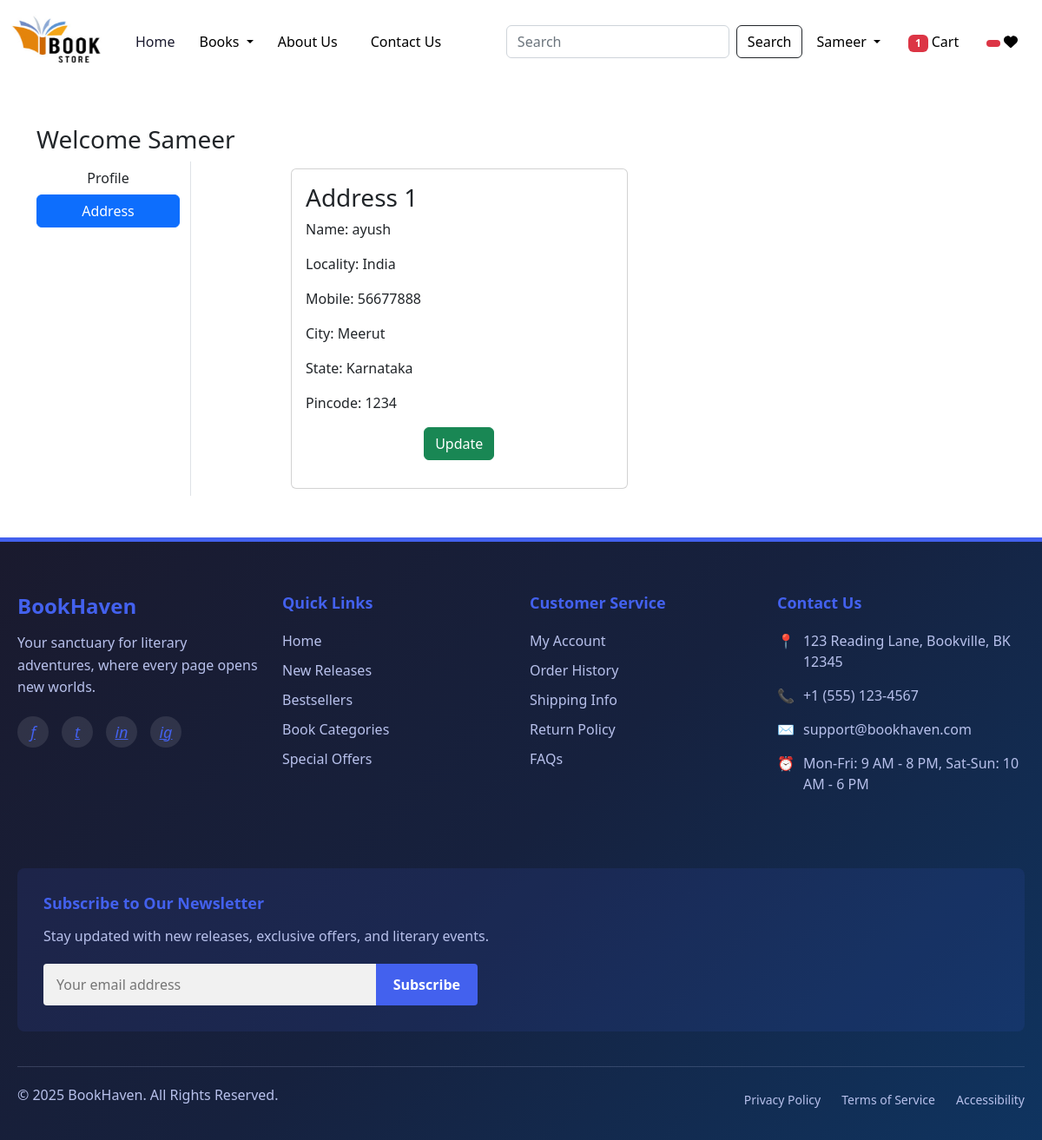
Page /address/ (signed in) on the committed database.
### app/models.py (models this page shows, shortened)
class Customer(models.Model):
    user = models.ForeignKey(User,on_delete=models.CASCADE)
    name = models.CharField(max_length=200)
    locality = models.CharField(max_length=200)
    city = models.CharField(max_length=50)
    mobile = models.IntegerField(default=0)
    zipcode = models.IntegerField()
    state = models.CharField(choices=STATE_CHOICES,max_length=100)

### app/views.py (the view)
# urls.py: path('address/', views.address, name='address'),
@login_required
def address(request):
    add = Customer.objects.filter(user=request.user)
    totalitem = 0
    wishitem=0
    if request.user.is_authenticated:
        totalitem = len(Cart.objects.filter(user=request.user))
        wishitem = len(Wishlist.objects.filter(user=request.user))
    return render(request, 'app/address.html',locals())

### app/templates/app/address.html (shortened to what this page needs)
{% extends 'app/base.html' %}
{% load static %}
{% block main-content %}
<div class="container my-5">
    <div class="row">
     <h3>Welcome <span class="text-capitalize">{{request.user}}</span></h3>
        <div class="col-sm-2 border-end">
            <ul class="list-unstyled">
            <li class="d-grid"><a href="{% url 'profile' %}" class="btn ">Profile</a></li>
            <li class="d-grid"><a href="{% url 'address' %}" class="btn btn-primary">Address</a></li>
            </ul>
        </div>
        <div class="col-sm-9 offset-sm-1">
            <div class="row">
                {% for ad in add %}
                <div class="col-sm-6">
                    <div class="card m-2">
                     <div class="card-body">
                      <h3>Address {{forloop.counter}}</h3>
                      <p>Name: {{ad.name}}</p>
                      <p>Locality: {{ad.locality}}</p>
                      <p>Mobile: {{ad.mobile}}</p>
                      <p>City: {{ad.city}}</p>
                      <p>State: {{ad.state}}</p>
                      <p>Pincode: {{ad.zipcode}}</p>
                      <p class="text-center"><a href="{% url 'updateAddress' pk=ad.id %}" type="button" class="btn btn-success">Update</a></p>
                     </div>
                    </div>
                </div>
                {% endfor %}
            </div>
        </div>
    </div>
</div>
{% endblock main-content %}

### app/templates/app/base.html (shortened to what this page needs)
<!DOCTYPE html>
{% load static %}
<html lang="en">
<head>
    <link href="https://cdn.jsdelivr.net/npm/bootstrap@5.2.2/dist/css/bootstrap.min.css" rel="stylesheet">
    <link rel="stylesheet" href="{% static 'app/css/owl.carousel.min.css' %}" />
    <link rel="stylesheet" href="{% static 'app/css/all.min.css' %}" />
    <link rel="stylesheet" href="{% static 'app/css/style.css' %}" />
</head>
<body>
  <nav class="navbar navbar-expand-lg navbar-dark" style="background-color: white;">
        <div class="container-fluid">
          <a class="navbar-brand" href="#">
            <img src="{% static "app/images/banner/xyz.png" %}" width="120" height="70" />
          </a>
          <div class="collapse navbar-collapse" id="navbarSupportedContent">
            <ul class="navbar-nav me-auto mb-2 mb-lg-0">
              <li class="nav-item" style="border-right: 2px solid white; padding-right: 10px; margin-right: 10px rounded;">
                <a class="nav-link active " aria-current="page" href="/" style="color: #1a1a2e;">Home</a>
              </li>
              <li class="nav-item dropdown" style="border-right: 2px solid white; padding-right: 10px; margin-right: 10px rounded;">
                <a class="nav-link dropdown-toggle" href="#" role="button" data-bs-toggle="dropdown" aria-expanded="false" style="color: black;"  >
                  Books
                </a>
              </li>
              <li class="nav-item" style="border-right: 2px solid white; padding-right: 10px; margin-right: 10px;">
                <a class="nav-link" href="{% url 'about' %}" style="color: black;">About Us</a>
              </li>
              <li class="nav-item">
                <a class="nav-link" href="{% url 'contact' %}" style="color: black;">Contact Us</a>
              </li>
            </ul>
            <form class="d-flex" role="search" action="/search">
              <input class="form-control me-2" type="search" placeholder="Search" name="search"  aria-label="Search">
              <button class="btn btn-outline-dark" type="submit" style="color: black;">Search</button>
            </form>
          </div>
          <ul class="navbar-nav me-auto mb-2 mb-lg-0 rounded">
            <li class="nav-item dropdown mx-2">
              {% if user.is_authenticated %}
              <a class="nav-link dropdown-toggle" id="profileDropdown" role="button" data-bs-toggle="dropdown" aria-expanded="false" style="color: black;">
                {{ user.username }}
              </a>
                {% endif %}
            </li>
            <li class="nav-item mx-2">
              <a href="{% url 'showcart' %}" class="nav-link" style="color: black;">
                <span class="badge bg-danger">
                  {% if totalitem > 0 %} {{ totalitem }} {% endif %}
                </span>
                Cart
              </a>
            </li>
            <li class="nav-item mx-2">
              <a href="{% url 'showwishlist' %}" class="nav-link text-white">
                <span class="badge bg-danger">
                </span>
                <i class="fa fa-heart" style="color: black;"></i>
              </a>
            </li>
          </ul>
        </div>
      </nav>
      {% block main-content %}{% endblock main-content %}
      <footer style="background: linear-gradient(135deg, #1a1a2e 0%, #16213e 50%, #0f3460 100%); color: #f1f1f1; padding: 60px 0 30px; font-family: 'Segoe UI', Tahoma, Geneva, Verdana, sans-serif; border-top: 5px solid #4361ee;">
        <div style="max-width: 1200px; margin: 0 auto; padding: 0 20px;">
          <div style="display: flex; flex-wrap: wrap; justify-content: space-between; margin-bottom: 40px;">
            <div style="flex: 1; min-width: 240px; margin-bottom: 30px; padding-right: 20px;">
              <h3 style="color: #4361ee; font-size: 24px; margin-bottom: 15px; font-weight: 700;">BookHaven</h3>
              <p style="line-height: 1.6; color: #b8c1ec; margin-bottom: 20px;">Your sanctuary for literary adventures, where every page opens new worlds.</p>
              <div style="display: flex; gap: 15px;">
                <a href="#" style="color: #4361ee; display: inline-block; width: 36px; height: 36px; line-height: 36px; text-align: center; border-radius: 50%; background-color: rgba(255,255,255,0.1); transition: all 0.3s ease;">
                  <i style="font-size: 18px;">f</i>
                </a>
                <a href="#" style="color: #4361ee; display: inline-block; width: 36px; height: 36px; line-height: 36px; text-align: center; border-radius: 50%; background-color: rgba(255,255,255,0.1); transition: all 0.3s ease;">
                  <i style="font-size: 18px;">t</i>
                </a>
                <a href="#" style="color: #4361ee; display: inline-block; width: 36px; height: 36px; line-height: 36px; text-align: center; border-radius: 50%; background-color: rgba(255,255,255,0.1); transition: all 0.3s ease;">
                  <i style="font-size: 18px;">in</i>
                </a>
                <a href="#" style="color: #4361ee; display: inline-block; width: 36px; height: 36px; line-height: 36px; text-align: center; border-radius: 50%; background-color: rgba(255,255,255,0.1); transition: all 0.3s ease;">
                  <i style="font-size: 18px;">ig</i>
                </a>
              </div>
            </div>
            <div style="flex: 1; min-width: 160px; margin-bottom: 30px;">
              <h4 style="color: #4361ee; font-size: 18px; margin-bottom: 20px; font-weight: 600;">Quick Links</h4>
              <ul style="list-style: none; padding: 0; margin: 0;">
                <li style="margin-bottom: 10px;"><a href="#" style="color: #b8c1ec; text-decoration: none; transition: color 0.3s ease;">Home</a></li>
                <li style="margin-bottom: 10px;"><a href="#" style="color: #b8c1ec; text-decoration: none; transition: color 0.3s ease;">New Releases</a></li>
                <li style="margin-bottom: 10px;"><a href="#" style="color: #b8c1ec; text-decoration: none; transition: color 0.3s ease;">Bestsellers</a></li>
                <li style="margin-bottom: 10px;"><a href="#" style="color: #b8c1ec; text-decoration: none; transition: color 0.3s ease;">Book Categories</a></li>
                <li style="margin-bottom: 10px;"><a href="#" style="color: #b8c1ec; text-decoration: none; transition: color 0.3s ease;">Special Offers</a></li>
              </ul>
            </div>
            <div style="flex: 1; min-width: 160px; margin-bottom: 30px;">
              <h4 style="color: #4361ee; font-size: 18px; margin-bottom: 20px; font-weight: 600;">Customer Service</h4>
              <ul style="list-style: none; padding: 0; margin: 0;">
                <li style="margin-bottom: 10px;"><a href="#" style="color: #b8c1ec; text-decoration: none; transition: color 0.3s ease;">My Account</a></li>
                <li style="margin-bottom: 10px;"><a href="#" style="color: #b8c1ec; text-decoration: none; transition: color 0.3s ease;">Order History</a></li>
                <li style="margin-bottom: 10px;"><a href="#" style="color: #b8c1ec; text-decoration: none; transition: color 0.3s ease;">Shipping Info</a></li>
                <li style="margin-bottom: 10px;"><a href="#" style="color: #b8c1ec; text-decoration: none; transition: color 0.3s ease;">Return Policy</a></li>
                <li style="margin-bottom: 10px;"><a href="#" style="color: #b8c1ec; text-decoration: none; transition: color 0.3s ease;">FAQs</a></li>
              </ul>
            </div>
            <div style="flex: 1; min-width: 240px; margin-bottom: 30px;">
              <h4 style="color: #4361ee; font-size: 18px; margin-bottom: 20px; font-weight: 600;">Contact Us</h4>
              <p style="margin-bottom: 15px; display: flex; align-items: flex-start; color: #b8c1ec;">
                <span style="margin-right: 10px; color: #4361ee;">📍</span>
                <span>123 Reading Lane, Bookville, BK 12345</span>
              </p>
              <p style="margin-bottom: 15px; display: flex; align-items: flex-start; color: #b8c1ec;">
                <span style="margin-right: 10px; color: #4361ee;">📞</span>
                <span>+1 (555) 123-4567</span>
              </p>
              <p style="margin-bottom: 15px; display: flex; align-items: flex-start; color: #b8c1ec;">
                <span style="margin-right: 10px; color: #4361ee;">✉️</span>
                <span>support@bookhaven.com</span>
              </p>
              <p style="margin-bottom: 15px; display: flex; align-items: flex-start; color: #b8c1ec;">
                <span style="margin-right: 10px; color: #4361ee;">⏰</span>
                <span>Mon-Fri: 9 AM - 8 PM, Sat-Sun: 10 AM - 6 PM</span>
              </p>
            </div>
          </div>
          <div style="background-color: rgba(67, 97, 238, 0.1); padding: 30px; border-radius: 8px; margin-bottom: 40px;">
            <h4 style="color: #4361ee; font-size: 18px; margin-bottom: 15px; font-weight: 600;">Subscribe to Our Newsletter</h4>
            <p style="color: #b8c1ec; margin-bottom: 20px;">Stay updated with new releases, exclusive offers, and literary events.</p>
            <div style="display: flex; max-width: 500px;">
              <input type="email" placeholder="Your email address" style="flex: 1; padding: 12px 15px; border: none; border-radius: 4px 0 0 4px; background-color: #f1f1f1; color: #333;">
              <button style="padding: 12px 20px; background-color: #4361ee; color: white; border: none; border-radius: 0 4px 4px 0; cursor: pointer; font-weight: 600;">Subscribe</button>
            </div>
          </div>
          <div style="border-top: 1px solid rgba(184, 193, 236, 0.2); padding-top: 20px; display: flex; flex-wrap: wrap; justify-content: space-between; align-items: center;">
            <p style="color: #b8c1ec; margin-bottom: 10px;">© 2025 BookHaven. All Rights Reserved.</p>
            <div>
              <a href="#" style="color: #b8c1ec; text-decoration: none; margin-left: 20px; font-size: 14px;">Privacy Policy</a>
              <a href="#" style="color: #b8c1ec; text-decoration: none; margin-left: 20px; font-size: 14px;">Terms of Service</a>
              <a href="#" style="color: #b8c1ec; text-decoration: none; margin-left: 20px; font-size: 14px;">Accessibility</a>
            </div>
          </div>
        </div>
      </footer>
</body>
</html>

### rows in the picture
Customer: name "ayush", locality "India", mobile "56677888", city "Meerut", state "Karnataka", zipcode "1234"

### other values in the picture
{{ user.username }} "Sameer"
{{ totalitem }} "1"
{{ request.user }} "Sameer"
